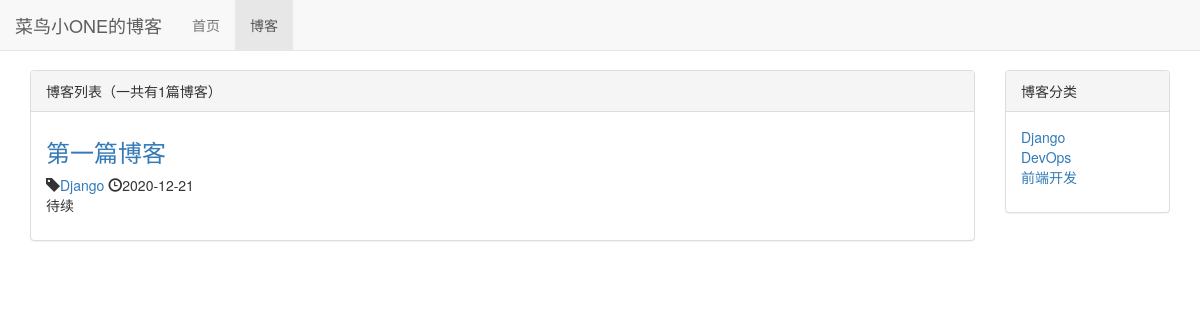
The page /blog/ on the database as committed earlier.
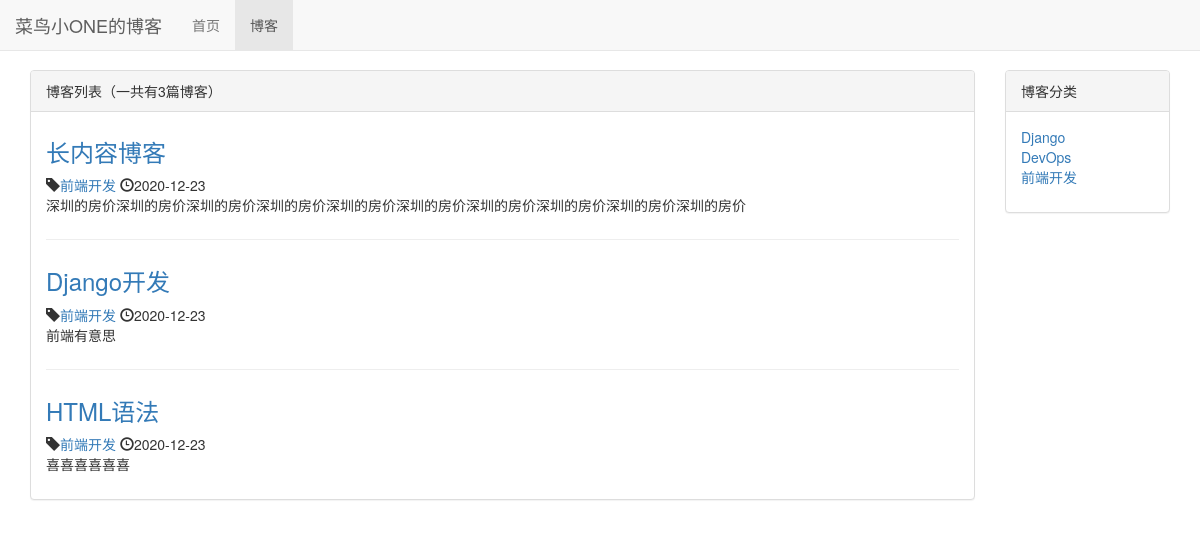
The same page on the database as committed later.
### blog/models.py (models this page shows, shortened)
class Blog(models.Model):
    title = models.CharField(max_length=50)
    blog_type = models.ForeignKey(BlogType,on_delete=models.DO_NOTHING)
    content = models.TextField()
    author = models.ForeignKey(User,on_delete=models.DO_NOTHING)
    created_time = models.DateTimeField(auto_now_add=True)
    last_updated_time = models.DateTimeField(auto_now=True)

class BlogType(models.Model):
    type_name = models.CharField(max_length=15)
    def __str__(self):
        return self.type_name

### blog/views.py (the view)
# urls.py: path('',views.blog_list,name='blog_list'),
def blog_list(request):
    context = {}
    context['blogs'] = Blog.objects.all()
    context['blog_types'] = BlogType.objects.all()
    return render_to_response("blog/blog_list.html",context)

### blog/templates/blog/blog_list.html (shortened to what this page needs)
{% extends 'base.html' %}
{% block nav_blog_active %}active{% endblock %}
{% load staticfiles %}
{% block header_extends %}
    <link rel="stylesheet" href="{% static 'blog/blog.css' %}">
{% endblock %}
{% block content %}
    <div class="container">
        <div class="row">
            <div class="col-xs-12 col-sm-8 col-md-9 col-lg-10">
                <div class="panel panel-default">
                    <div class="panel-heading">{% block blog_list_title %}博客列表（一共有{{ blogs|length }}篇博客）{% endblock %}</div>
                    <div class="panel-body">
                        {% for blog in blogs %}
                             <div class="blog">
                                 <h3><a href="{% url 'blog_detail' blog.pk %}">{{ blog.title }}</a></h3>
                                 <p class="blog-info">
                                     <span class="glyphicon glyphicon-tag"></span><a href="{% url 'blogs_with_type' blog.blog_type.pk %}">{{ blog.blog_type }}</a>
                                     <span class="glyphicon glyphicon-time" aria-hidden="true"></span>{{ blog.created_time|date:"Y-m-d" }}
                                 </p>
                                 <p>{{ blog.content|truncatechars:50 }}</p>
                             </div>
                        {% empty %}
                             <div class="blog">
                                <h3>--暂无内容，请带后续！--</h3>
                             </div>
                        {% endfor %}
                    </div>
                </div>
            </div>
            <div class="hidden-xs col-sm-4 col-md-3 col-lg-2">
                <div class="panel panel-default">
                    <div class="panel-heading">
                        博客分类
                    </div>
                    <div class="panel-body">
                        <ul class="blog-types">
                            {% for blog_type in blog_types %}
                                <li>
                                    <a href="{% url 'blogs_with_type' blog_type.pk %}">{{ blog_type.type_name }}</a>
                                </li>
                            {% empty %}
                                <li>暂无分类</li>
                            {% endfor %}
                        </ul>
                    </div>
                </div>
            </div>
        </div>
    </div>
{% endblock %}

### templates/base.html (shortened to what this page needs)
{% load staticfiles %}
<!DOCTYPE html>
<html lang="zh-CN">
    <link rel="stylesheet" href="{% static 'base.css' %}">
    <link rel="stylesheet" href="{% static 'bootstrap-3.3.7/css/bootstrap.min.css' %}">
    {% block header_extends %}{% endblock %}
</head>
<body>
    <div class="navbar navbar-default navbar-fixed-top" role="navigation">
        <div class="container-fluid">
            <div class="navbar-header">
                <a href="{% url 'home' %}" class="navbar-brand">菜鸟小ONE的博客</a>
            </div>
            <div id="bs-example-navbar-collapse-1" class="collapse navbar-collapse">
                <ul class="nav navbar-nav">
                <li class="{% block nav_home_active %}{% endblock %}">
                    <a href="/">首页</a>
                </li>
                <li class="{% block nav_blog_active %}{% endblock %}">
                    <a href="{% url 'blog_list' %}">博客</a>
                </li>
            </ul>
            </div>
        </div>
    </div>
    {% block content %}{% endblock %}
</body>
</html>

### static/base.css (style rules this page uses)
* { margin: 0px; padding: 0px; }
body { margin-top: 70px!important; }

### blog/static/blog/blog.css (style rules this page uses)
ul.blog-types { list-style-type: none; }
div.blog:not(:last-child) { margin-bottom: 2em; padding-bottom: 1em; border-bottom: 1px solid #eee; }
div.blog h3 { margin-top: 0.5em; }
div.blog p.blog-info { margin-bottom: 0; }

Rows that differ between the two databases and show on the page:
removed Blog: title "第一篇博客", blog_type "Django", created_time "2020-12-21", content "待续"
added Blog: title "长内容博客", blog_type "前端开发", created_time "2020-12-23", content "深圳的房价深圳的房价深圳的房价深圳的房价深圳的房价深圳的房价深圳的房价深圳的房价深圳的房价深圳的房价"
added Blog: title "Django开发", blog_type "前端开发", created_time "2020-12-23", content "前端有意思"
added Blog: title "HTML语法", blog_type "前端开发", created_time "2020-12-23", content "喜喜喜喜喜喜"
Other text that changed with them:
{{ blogs|length }}: "1" → "3"
